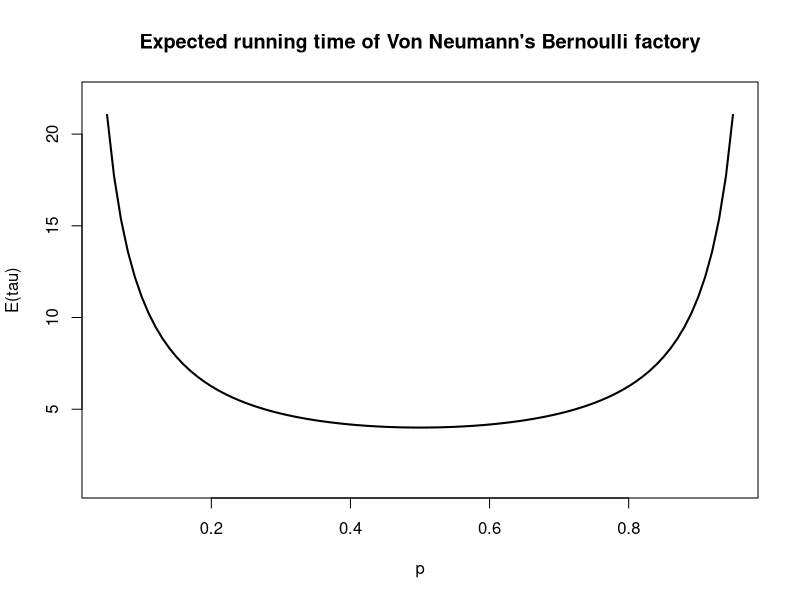
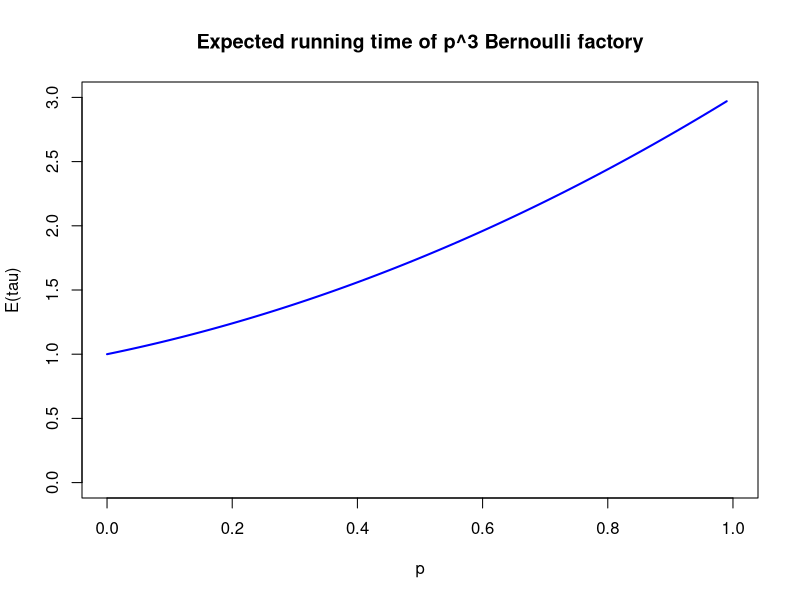
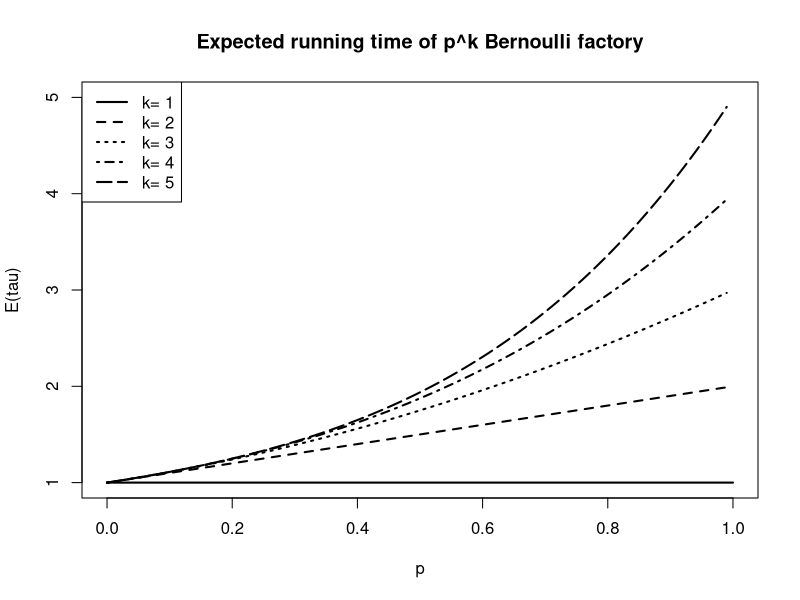

Generate these figures, in order, with R:
# Make plots of expected running time for example Bernoulli factories

## Von Neumann f(p)=1/2
p <- seq(from = 0.05, to = 0.95, by = 0.01)
plot(p, 1/(p*(1-p)), type='l', ylim=c(1,22), lwd=2, ylab='E(tau)', main="Expected running time of Von Neumann's Bernoulli factory")

## f(p)=p^k -------------
## single plot
p <- seq(from = 0, to = 1, by = 0.01)
k <- 3
fp <- -p^k + (1-p^(k+1))/(1-p)
if (k == 1) {fp <- rep(1, length(p))}
plot(p, fp, type='l', lwd=2, col='blue', ylim=c(0,k), ylab='E(tau)', main=paste("Expected running time of p^",k," Bernoulli factory", sep=""))

## overlay several plots
kvals <- 1:5
plot(NA, xlim = c(0, 1), ylim = c(1, max(kvals)), ylab = "E(tau)", xlab = "p", main = "Expected running time of p^k Bernoulli factory")
for (k in kvals) {
  fp <- -p^k + (1-p^(k+1))/(1-p)
  if (k == 1) {fp <- rep(1, length(p))}
  lines(p, fp , lty = k, lwd = 2)
}
legend("topleft", paste("k=",kvals), lwd = 2, lty = kvals)
